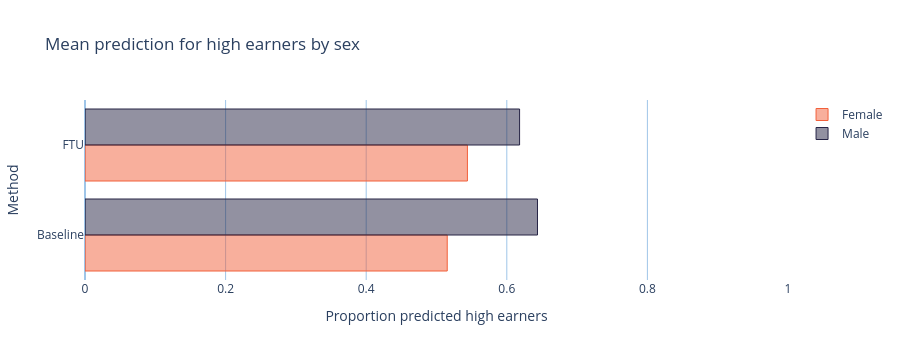

Source (notebook cell):
### Code cell
mask = test.salary == 1

eopp_bar = group_bar_plots(
    np.concatenate([bl_test_labels[mask], test_pred_labels[mask]]),
    np.tile(test.sex[mask].map({0: "Female", 1: "Male"}), 2),
    groups=np.concatenate(
        [np.zeros_like(bl_test_probs[mask]), np.ones_like(test_probs[mask])]
    ),
    group_names=["Baseline", "FTU"],
    title="Mean prediction for high earners by sex",
    xlabel="Proportion predicted high earners",
    ylabel="Method",
)
eopp_bar

### Figure 1 — Plotly figure (JSON) as saved in the notebook; plotly's stock layout.template omitted (floating-point values rounded to 4 significant figures)
{"data": [{"hoverinfo": "name+x", "marker": {"color": "rgba(242,96,59,0.5)", "line": {"color": "#f2603b", "width": 1}}, "name": "Female", "orientation": "h", "type": "bar", "x": [0.5153, 0.544], "y": [0.0, 1.0]}, {"hoverinfo": "name+x", "marker": {"color": "rgba(38,36,69,0.5)", "line": {"color": "#262445", "width": 1}}, "name": "Male", "orientation": "h", "type": "bar", "x": [0.6437, 0.6182], "y": [0.0, 1.0]}], "layout": {"autosize": true, "barmode": "group", "height": 360, "hovermode": "closest", "paper_bgcolor": "rgba(0,0,0,0)", "plot_bgcolor": "rgba(0,0,0,0)", "title": {"text": "Mean prediction for high earners by sex"}, "xaxis": {"fixedrange": true, "gridcolor": "rgb(159, 197, 232)", "hoverformat": ".3f", "range": [0, 1], "title": {"text": "Proportion predicted high earners"}, "zerolinecolor": "rgb(159, 197, 232)"}, "yaxis": {"fixedrange": true, "gridcolor": "rgba(0,0,0,0)", "ticktext": ["Baseline", "FTU"], "tickvals": [0.0, 1.0], "title": {"text": "Method"}, "zerolinecolor": "rgba(0,0,0,0)"}}}
